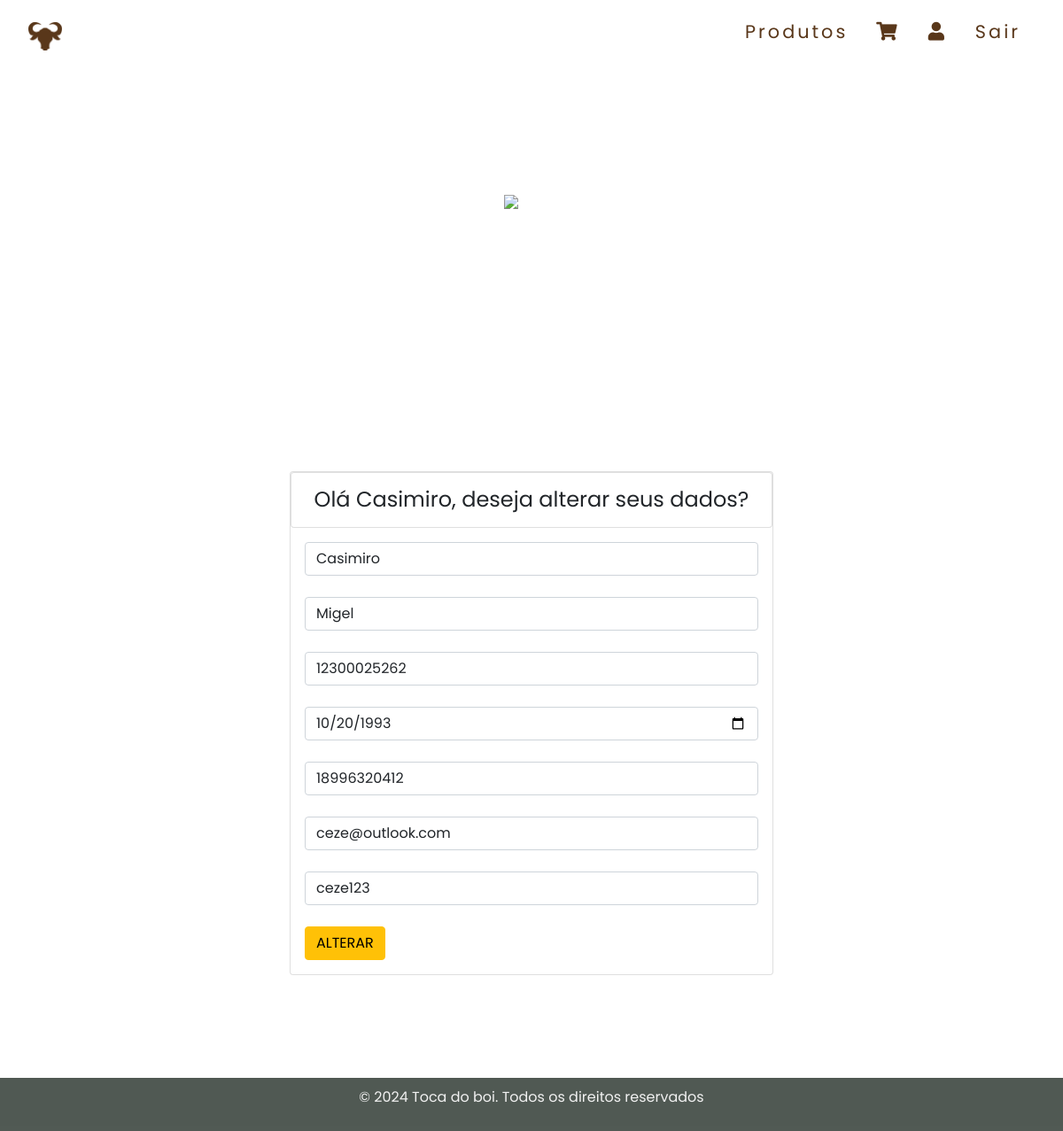
The app's page /view/clienteGerenciaUsuario.php (signed in), older data.
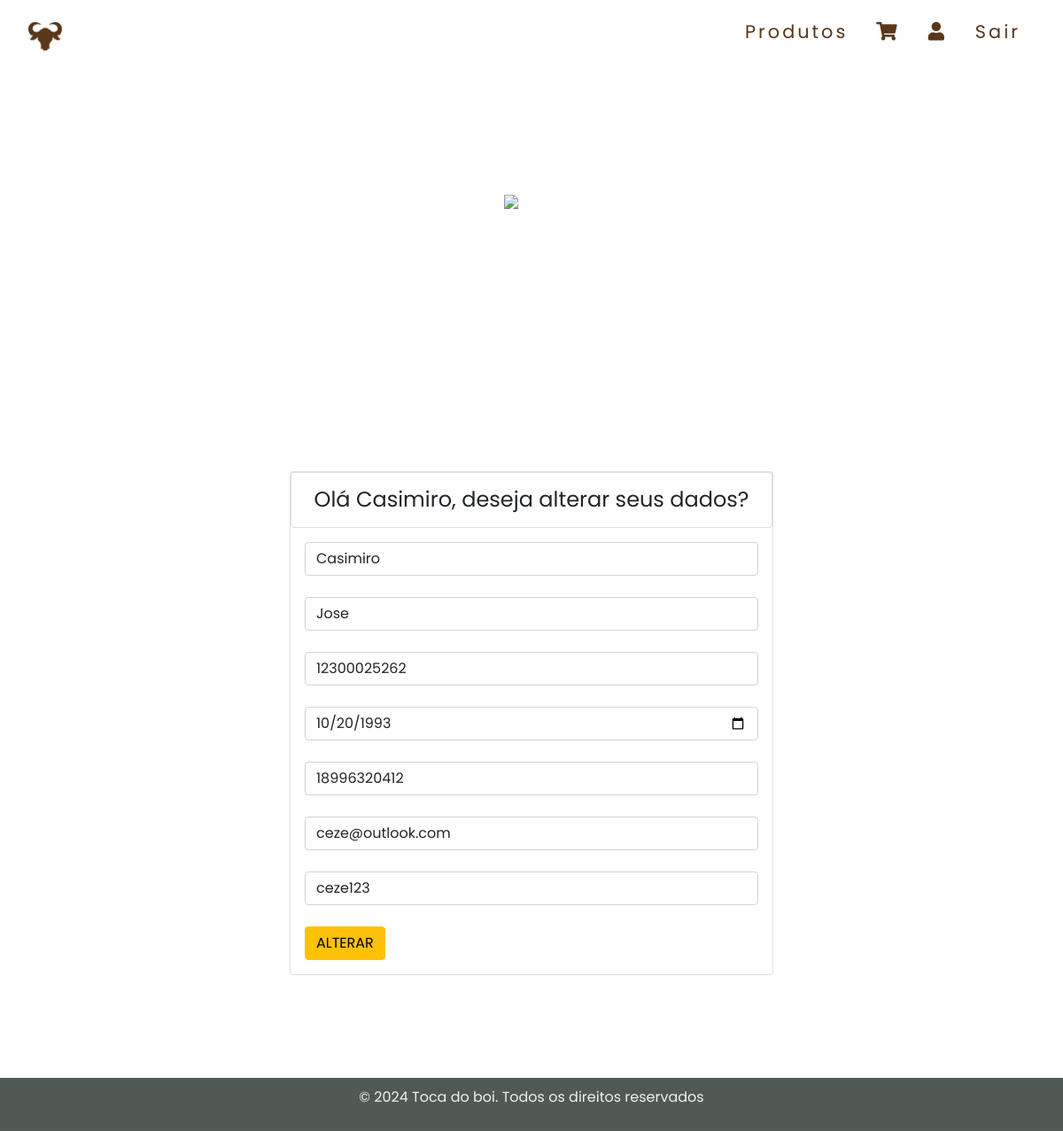
The same page, newer data.
### tables this page shows
CREATE TABLE `cliente` (
  `cod` int(11) NOT NULL,
  `cpf` varchar(15) NOT NULL,
  `nome` varchar(40) NOT NULL,
  `sobrenome` varchar(60) NOT NULL,
  `dataNascimento` date NOT NULL,
  `telefone` varchar(15) NOT NULL,
  `email` varchar(50) NOT NULL,
  `senha` varchar(20) NOT NULL
);

### model/BancoDeDados.php (called while the page is built, shortened)
<?php
class BancoDeDados{
    private static $instance;
    private $host;
    private $login;
    private $senha;
    private $dataBase;
    public function __construct($Host, $Login, $Senha, $DataBase){
        $this->host = $Host;
        $this->login = $Login;
        $this->senha = $Senha;
        $this->dataBase = $DataBase;
    }
    public static function getInstance(){
        if (!self::$instance) {
            self::$instance = new BancoDeDados("localhost", "root", "", "toca");
        }
        return self::$instance;
    }
    public function conectarBD(){
        $conexao = mysqli_connect($this->host,$this->login,$this->senha,$this->dataBase);
        return($conexao);
    }
    public function retornarClienteLogado($usuarioLogado){
        $conexao = $this->conectarBD();
        $consulta = "SELECT * FROM cliente WHERE cod = '{$usuarioLogado}'";
        $clienteLogado = mysqli_query($conexao,$consulta);
        return $clienteLogado;
    }
}
?>

### controller/Controlador.php (the view, shortened to what this page needs)
<?php
require_once("../model/BancoDeDados.php");
class Controlador{
    private $bancoDeDados;
    function __construct(){
        $this->bancoDeDados = BancoDeDados::getInstance();
    }
    public function visualizarClienteLogado(){
        $cli = "";
        $usuarioLogado = $_SESSION["cod"];
        $listaClientes = $this->bancoDeDados->retornarClienteLogado($usuarioLogado);
        while($cliente = mysqli_fetch_assoc($listaClientes)){
            $cli .=
            "<input id='input-log' type='hidden' class='form-control mb-4' Value='".$cliente['cod']."' placeholder='Nome' name='inputCod' readonly>" .
            "<div class='form-group'>" .
                "<input id='input-log' type='text' class='form-control mb-4' Value='".$cliente['nome']."' placeholder='Nome' name='inputNome' required>" .
            "</div>" .
            "<div class='form-group'>" .
                "<input id='input-log' type='text' class='form-control mb-4' Value='".$cliente['sobrenome']."' placeholder='Sobrenome' name='inputSobrenome' required>".
            "</div>" .
            "<div class='form-group'>" .
            "<input id='input-log' type='text' class='form-control mb-4' Value='".$cliente['cpf']."'placeholder='CPF' name='inputCPF' maxlength='11' required>" .
            "</div>" .
            "<div class='form-group'>" .
            "<input id='input-log' type='date' class='form-control mb-4' Value='".$cliente['dataNascimento']."' placeholder='Data de nascimento' name='inputDataNasc' required>" .
            "</div>".
            "<div class='form-group'>".
                "<input id='input-log' type='tel' class='form-control telefone mb-4' Value='".$cliente['telefone']."' pattern='\(?[0-9]{2}\)?\s?[0-9]{4,5}-?[0-9]{4}' placeholder='Telefone' name='inputTelefone' required>" .
            "</div>".
            "<div class='form-group'>".
                "<input id='input-log' type='email' class='form-control mb-4'  Value='".$cliente['email']."' placeholder='Email' name='inputEmail' required>" .
            "</div>".
            "<div class='form-group'>" .
                "<input id='input-log' type='text' class='form-control mb-4'  Value='".$cliente['senha']."' placeholder='Senha' name='inputSenha' required>" .
            "</div>"
            ;
        }
        return $cli;
    }
}
?>

### view/clienteLayout/cabecalho.php (shortened to what this page needs)
<!DOCTYPE html>
<html lang="pt-BR">
<head>
    <link rel="stylesheet" type="text/css" href="../css/style.css">
    <link rel="stylesheet" href="../css/index.css">
    <link rel="stylesheet" href="../css/footer.css">
    <link rel="stylesheet" href="../css/form.css">
    <link rel="stylesheet" href="../css/grid.css">
    <link rel="stylesheet" href="https://cdnjs.cloudflare.com/ajax/libs/font-awesome/4.7.0/css/font-awesome.min.css">
    <link rel="stylesheet" href="https://cdnjs.cloudflare.com/ajax/libs/font-awesome/6.2.0/css/all.min.css">
    <link rel="stylesheet" href="https://cdnjs.cloudflare.com/ajax/libs/font-awesome/5.15.4/css/all.min.css"
 />
    <link rel="stylesheet" href="https://cdn.datatables.net/2.0.3/css/dataTables.dataTables.css" />
    <link href="https://cdn.jsdelivr.net/npm/bootstrap@5.0.2/dist/css/bootstrap.min.css" rel="stylesheet"
>
</head>
<body>
    <header class="cabeça">
        <nav>
            <div class="logo">
                <a href="home.php">
                    <img src="../imagens/mylogo.png" class="logo-img transition-soft">
                </a>
            </div>
            <ul class="nav-list">
                <li><a href="clienteVerProduto.php">Produtos</a></li>
                <li><a href="clienteCarrinho.php"><i class="fa fa-shopping-cart"></i></a></li>
                <li><a href="clienteGerenciaUsuario.php"><i class="fa fa-user"></i></a></li>
                <li><a href="../processamento/sair.php">Sair</a></li>
            </ul>
        </nav>
    </header>
    <section class="slideshow">
        <ul>
            <li><img src="../imagens/modeloFeminina.jpg" alt="Imagem 1"
                    style="background-position: center; background-size: cover; height: 1080px;"></li>
        </ul>
    </section>

### view/clienteGerenciaUsuario.php (shortened to what this page needs)
<?php
require_once "../controller/Controlador.php";
include "clienteLayout/cabecalho.php";
?>
<div class="container">
  <div class="row">
    <div class="col-md-6 mx-auto">
      <div class="card center-card">
      <div class="card text-center">
        <h4 class="card-title m-3">Olá
        <?php echo  $_SESSION['nome']; ?>, deseja alterar seus dados?</h4>
        </div>
        <div class="card-body">
          <form method="POST" action="../processamento/processamentoAlterarCliente.php">
                <?php
                    $controlador = new Controlador();
                    echo $controlador->visualizarClienteLogado();
                ?>
            <button id="botao-log" type="submit" class="btn btn-warning btn-block">ALTERAR</button>
          </form>
        </div>
      </div>
    </div>
  </div>
</div>
<?php
  include "layout/rodape.php";
?>

### view/layout/rodape.php (shortened to what this page needs)
<footer class="rodape-login">
        <p>© 2024 Toca do boi. Todos os direitos reservados</p>
</footer>
</body>
</html>

### css/index.css (style rules this page uses)
* { box-sizing: border-box; margin: 0; padding: 0; }
.cabeça { position: fixed; width: 100%; height: auto; }
.logo-img { width: auto; height: 2rem; }
a { color: #fff; text-decoration: none; transition: 0.3s; }
nav { display: flex; justify-content: center; align-items: center; font-family: poppins; background: rgba(255, 255, 255, 1); width: 100%; height: 10vh; opacity: 0.9; position: fixed; z-index: 1000; }
nav .logo { margin-left: 2rem; }
@media (min-width: 999px) { nav { display: flex; justify-content: space-between; } }
nav ul { list-style: none; display: flex; justify-content: space-between; align-items: center; margin-bottom: 0.6em; }
nav a { color: rgba(72, 34, 2, 1); text-decoration: none; font-size: 1.3rem; }
.nav-list { list-style: none; display: flex; margin-right: 3rem; position: relative; z-index: 1001; }
.nav-list li { letter-spacing: 3px; margin-left: 32px; }
.slideshow { position: relative; overflow: hidden; height: 60vh; background-position: center; background-size: cover; background-repeat: no-repeat; background-attachment: fixed; display: flex; justify-content: center; align-items: center; z-index: -1; color: white; }
.container { font-family: poppins; margin: 5rem; margin-top: 2rem; padding: 20px; border-radius: 20px; display: grid; grid-template-columns: repeat( auto-fit, minmax(300px, 1fr) ); grid-gap: 20px; }

### css/footer.css (style rules this page uses)
footer { background-color: rgba(62, 72, 65, 0.9); color: #f1f1f1; text-align: center; padding: 10px; margin-top: 6rem; font-family: poppins; font-weight: normal; }

### css/form.css (style rules this page uses)
* { margin: 0; padding: 0; box-sizing: border-box; font-family: Poppins; }

Row changes from the older to the newer data that the page shows:
changed cliente "Casimiro": inputSobrenome "Migel" → "Jose"
